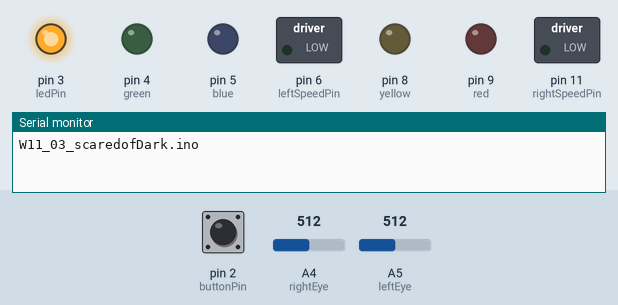
This sketch was run on a simulated Arduino Uno, built with avr-gcc and run on an emulated ATmega328P. On the bench: switched loads named in the sketch (green lamp = pin HIGH), output pins drawn as LEDs (lit = HIGH), the last lines printed to the serial monitor. The test bench sets the inputs (shaded band); at power-on: A4 (rightEye) = 512, A5 (leftEye) = 512, pin 2 (buttonPin) HIGH.

Above: at 0.01 s.
At 1.3 s:
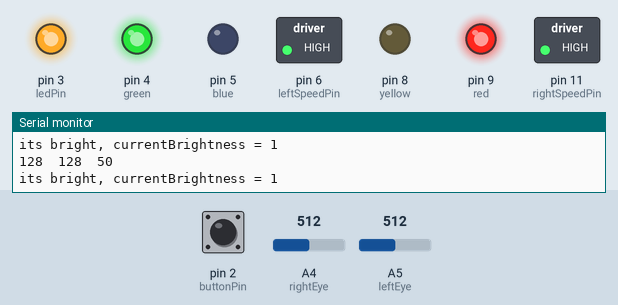
1.4 s: A4 (rightEye) set to 219
4.4 s: A4 (rightEye) set to 189
At 5.6 s:
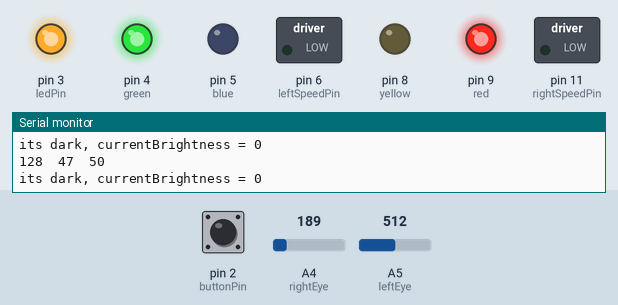
5.9 s: A5 (leftEye) set to 416
8.9 s: A5 (leftEye) set to 390
Timing chart, 0 to 11.9 s (numbered marks = the images above; inputs shaded):
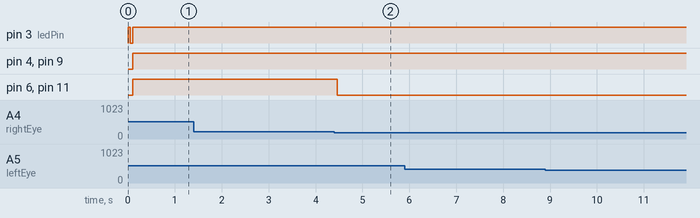

Measured:
- the behaviour switches between 204 and 203 on A4 (rightEye) (found by bisection; images 1 and 2)
- after the input at 4.4 s, pin 6 (leftSpeedPin), pin 11 (rightSpeedPin): HIGH → LOW after 0.06 s

The sketch:

W11_03_scaredofDark.ino
```cpp
// W11_03
// GOAL:: scared of dark

// set up variables for each motor wire
// the number identifies to which PIN we connected
// the motor control wire.

const int green  = 4 ; // where is the circuit ?
const int blue   = 5 ; // where is the circuit?
const int yellow = 8 ; // where is the circuit?
const int red    = 9 ;

int buttonPin =   2 ;  // switched from
int ledPin    =   3 ;  // last week?

int leftSpeedPin  =  6 ;
int rightSpeedPin =  11;

int leftEye = A5  ; // pin -- note the A prefix!
int rightEye = A4  ; // pin
int leftEyeValue, rightEyeValue, averageEyes, lightThreshold;

int currentBrightness, lastBrightness;


void setup() {

  // set up pinModes for the wires
  pinMode (blue,   OUTPUT);
  pinMode (green,  OUTPUT);
  pinMode (red,    OUTPUT);
  pinMode (yellow, OUTPUT);

  pinMode(leftSpeedPin, OUTPUT);
  pinMode(rightSpeedPin, OUTPUT);

  pinMode(buttonPin, INPUT  );
  pinMode(ledPin,    OUTPUT );

  // Start Serial
  Serial.begin(9600);
  Serial.println(__FILE__);
  Serial.println("bot is stading by");


  // comment out line below if you don't have button setup on pin 2
  HCI_waitForButtonPress();

}

void loop() {

  readEyes();

  // use serial plotter
  printEyes();

  // use serial monitor
  // to get started you need to check this for your room
  lightThreshold = 50 ; // this will be specific to your room

  // threshold check -- this function returns an int (0/1)!
  currentBrightness = checkBrightnessThreshold(); // is it dark or light ?

  if ( currentBrightness == 1) {
    // its bright
    forward(255,255); // Roll forward is bright and safe
  } else {
    // its dark
    forward(0,0); // Eeek! It's dark (same as stop)
  }

}
```

HCI.ino
```cpp
void HCI_waitForButtonPress(){

 do{

      // what does this block do ?
        digitalWrite(ledPin, 1);
        delay(50);
        digitalWrite(ledPin, 0);
        delay(50);
      //
     } while( digitalRead( buttonPin ) == 0 ); // while NOT pressed, DO (loop)

   digitalWrite(ledPin, 1);  // turn LED on and leave it


}
```

eyes.ino
```cpp
void readEyes() {
  // what is the number range of analog INPUT?
  leftEyeValue  = analogRead(leftEye) /4  ; // divide by 4 so they acn be used with motors
  rightEyeValue = analogRead(rightEye) /4 ;

    // keep eye values in range of motors speeds (0-255) - redundant ?
    if ( leftEyeValue > 255 ) leftEyeValue  = 255;
    if ( rightEyeValue > 255) rightEyeValue = 255;

    if ( leftEyeValue  <= 0 ) leftEyeValue  = 0;
    if ( rightEyeValue <= 0 ) rightEyeValue = 0;

  averageEyes = ( leftEyeValue + rightEyeValue) / 2;
}


void printEyes() {

  Serial.print( leftEyeValue );
  Serial.print( "\t" ); // a tab
  Serial.print( rightEyeValue );
  Serial.print( "\t" ); // a tab
  Serial.println ( lightThreshold );
}

// note this funtion start with int
// int is the type of variable that this function returns

int checkBrightnessThreshold() {
  int brightnessNow;

  // determine if its bright or dark (I am using only right eye -- you could average)
  if (rightEyeValue > lightThreshold) {
    // its bright!
    brightnessNow = 1;
    Serial.print( "its bright, currentBrightness = " );
    Serial.println( brightnessNow );
  } else {
    // its dark
    brightnessNow = 0;
    Serial.print( "its dark, currentBrightness = " );
    Serial.println( brightnessNow );
  }
  return brightnessNow;
}
```

simpleMoves.ino
```cpp
void forward(){
    digitalWrite(ledPin, 1);
 // forward
   digitalWrite( green, 1 ); // HIGH
   digitalWrite( blue,  0 ); // LOW

   digitalWrite( red,    1 ); // HIGH
   digitalWrite( yellow, 0 ); // LOW

} // end forward


void backward() {
    digitalWrite(ledPin, 0);
    //backward
   digitalWrite( green,  0 );
   digitalWrite( blue,   1 );

   digitalWrite( red,    0 );
   digitalWrite( yellow, 1 );

} // end backward

void stop() {
    //stop
     digitalWrite(blue,    0 );  // HIGH or 1
     digitalWrite(green,   0 );  // LOW or 0
     digitalWrite(red,     0 );  // HIGH or 1
     digitalWrite(yellow,  0 );  // LOW or 0

} // end stop


void right(int howLong){
    //right
     digitalWrite(blue,    1 );  // HIGH or 1
     digitalWrite(green,   0 );  // LOW or 0
     digitalWrite(red,     0 );  // HIGH or 1
     digitalWrite(yellow,  0 );  // LOW or 0

     delay( howLong );

} // end right


void left(int howLong) {

    //left
     digitalWrite(blue,    0 );  // HIGH or 1
     digitalWrite(green,   0 );  // LOW or 0
     digitalWrite(red,     1 );  // HIGH or 1
     digitalWrite(yellow,  0 );  // LOW or 0

     delay( howLong );

}// end left
```

speed.ino
```cpp
//setSpeed(150, 75); // remember this is in loop

void setSpeed(int left, int right){
  //  using analog write,
  //  set each wheel speed independently

  analogWrite( leftSpeedPin,  left  );
  analogWrite( rightSpeedPin, right );

} // end set speed


void setSpeed(int theSpeed){
    // set both wheels with one speed parameter
    // call one function from another
    setSpeed( theSpeed, theSpeed);

} // end setSpeed


void forward(int leftSpeed, int rightSpeed){
  // set both wheel speeds, then call direction (fwd)
  setSpeed (leftSpeed, rightSpeed);
  forward();
} // forward speed


void backward(int leftSpeed, int rightSpeed){
  // set the wheel speeds, then call direction (bwd)
  setSpeed (leftSpeed, rightSpeed);
  backward();
} // backward speed
```
